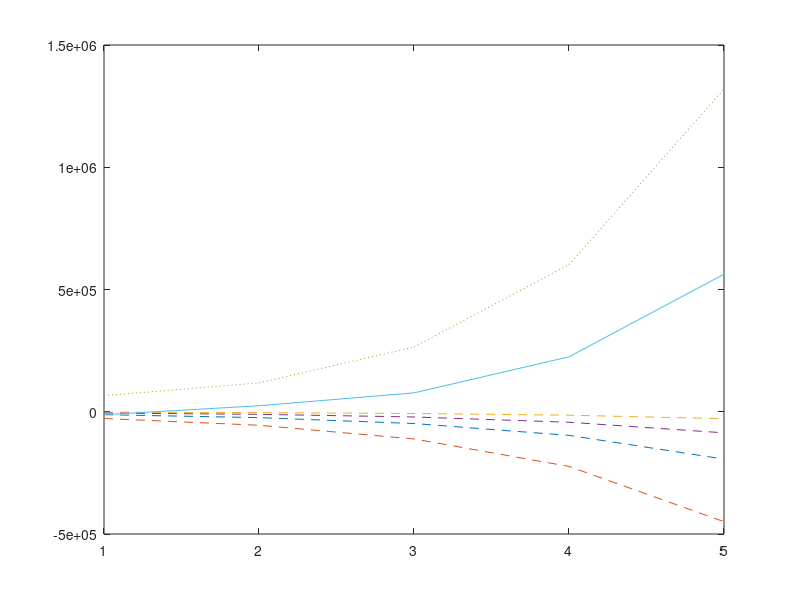

MATLAB code for this plot:
clear all

%
% upcoming work: 
% 1. functionalize the code to support arbitrary # of loans/assets
% 2. calculate debt payoff timeline
% 3. support adding loans or assets and spending savings @ user-defined
% time points (e.g. house purchase or inheritance)
% 4. support payment inflation (due to salary raises)
% 5. support tax-deferred assets, salary tax estimates
% 6. build a gui
%


% input variables

stopval = 500000;


% tables of all assets and liabilities
liab = [-12000, 0.025; -27496, 0.0655; -1725, 0.08;-5274,0.0655];
asset = [66000,0.06];

payment = 4900; % monthly payment you wish to make
invpay = 2200; % set a monthly amount if you want to invest right away instead
            % of placing 100% of available 'payment' into debts.
            % if 0, the program assumes all extra payment goes to debt
            % repayment first.
n = 12; % 12 months in a year
horizon = 6; % maximum number of years you want to pay off any loan


% need an infinite loop check - is your min payment enough to EVER pay it
% off?
for i=1:1:length(liab(:,1))
minpay(i) = (-liab(i,1)*(liab(i,2)/n))/(1-(1+liab(i,2)/n)^(-n*horizon));
end
minpaytot = sum(minpay(:));

while payment-invpay < minpaytot
    payment = input(['Your min payment is too small! Increase it to at least ' num2str(ceil(minpaytot)+invpay) ': ']);
end
%

% determine any extra amount of money beyond the minimums
if payment > minpaytot
    extra = payment-invpay-minpaytot;
else
    extra = 0;
end

% allocate the extra money to the right loan

[rates,payorder] = sort(liab(:,2),'descend');

% Initialize while loop
clear presval1
clear presval2
clear asset1
curliab = liab(:,1);
curasset = asset(:,1);
networth = sum(curliab(:),curasset(:));
period = 0; % initial period
t=1; % # of periods per cycle of while loop


while networth(period+1) < stopval
    %% Determine Pay Order
    %% Determine Payment Amounts
        % include final pmt check
        
        
        for i=1:1:length(curliab(:,period+1))
            if curliab(payorder(i),period+1) ~= 0
                if extra ~= 0;
                    if curliab(payorder(i),period+1) >= minpay(payorder(i))+extra
                        payment(payorder(i)) = minpay(payorder(i))+extra;
                        extra = 0;
                    elseif curliab(payorder(i),period+1) < minpay(payorder(i))
                        payment(payorder(i)) = curliab(payorder(i),period+1);
                        extra = extra + (minpay(payorder(i)) - payment(payorder(i)));
                    elseif curliab(payorder(i),period+1) < minpay(payorder(i))+extra
                        payment(payorder(i)) = curliab(payorder(i),period+1);
                        extra = (extra+minpay(payorder(i)))-curliab(payorder(i));
                    else
                        error('out of bounds')
                    end
                elseif extra == 0;
                    payment(payorder(i)) = minpay(payorder(i));
                else
                    error('missed something in the extra payment allocation')
                end
                
            elseif curliab(payorder(i),period+1) == 0
                payment(payorder(i)) = 0;
            else
                error('out of bounds')
            end
    %% Pay and Accumulate
    curliab(payorder(i),period+2) = curliab(payorder(i),period+1) + payment(payorder(i));
    curliab(payorder(i),period+2) = curliab(payorder(i),period+2)*(1+rates(i)/n)^t;
        end
        
    curasset(period+2) = curasset(period+1) + invpay + extra;
    curasset(period+2) = curasset(period+2)*(1+asset(1,2)/n)^t;
        
    %% calculate networth
    
    networth(period+2) = sum([curliab(:,period+2);curasset(period+2)]);
    
    %% increment time
    period = period+1;
    
end

%% Results Plotting

disp(['It will take you ' num2str(period) ' months or ' num2str(period/n) ' years to finish.'])

for i=1:1:length(curliab(:,period+1))
    plot(curliab(i,:),'LineStyle','--')
    hold on
end
plot(curasset(:),'LineStyle',':')
plot(networth,'LineStyle','-')
